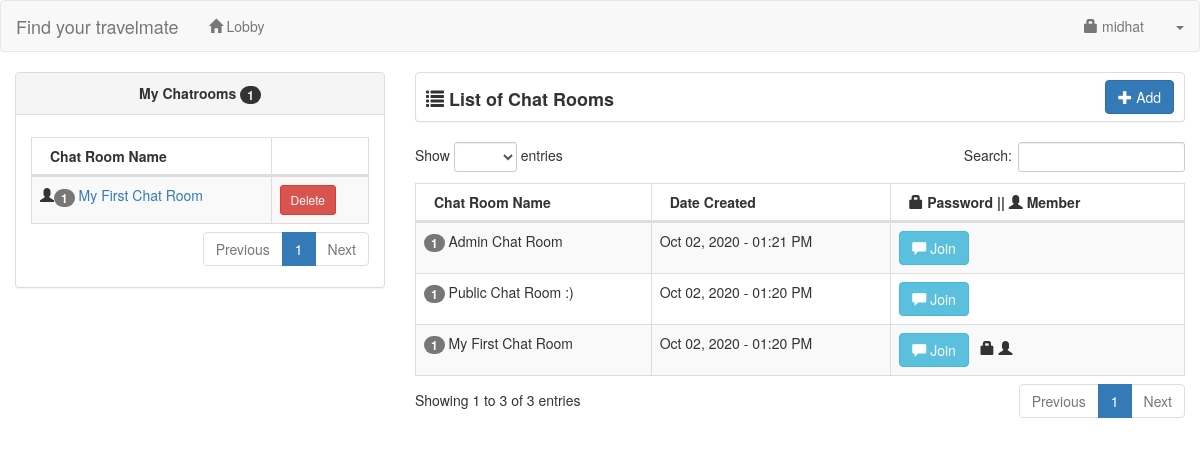
/user/ (signed in), run on the app's committed database.
### tables this page shows
CREATE TABLE `user` (
  `userid` int(11) NOT NULL,
  `username` varchar(30) NOT NULL,
  `password` varchar(150) NOT NULL,
  `uname` varchar(60) NOT NULL,
  `photo` varchar(200) NOT NULL,
  `access` int(1) NOT NULL
);

CREATE TABLE `chat_member` (
  `chat_memberid` int(11) NOT NULL,
  `chatroomid` int(11) NOT NULL,
  `userid` int(11) NOT NULL
);

CREATE TABLE `chatroom` (
  `chatroomid` int(11) NOT NULL,
  `chat_name` varchar(60) NOT NULL,
  `date_created` datetime NOT NULL,
  `chat_password` varchar(30) NOT NULL,
  `userid` int(11) NOT NULL
);

### user/session.php (called while the page is built, shortened)
<?php
	include('../conn.php');
	$sq=mysqli_query($conn,"select * from `user` where userid='".$_SESSION['id']."'");
	$srow=mysqli_fetch_array($sq);
	$user=$srow['username'];
?>

### user/chatlist.php (the view, shortened to what this page needs)
<div class="col-lg-8">
    <div class="panel panel-default" style="height:50px;">
		<span style="font-size:18px; margin-left:10px; position:relative; top:13px;"><strong><span class="glyphicon glyphicon-list"></span> List of Chat Rooms</strong></span>
		<div class="pull-right" style="margin-right:10px; margin-top:7px;">
			<a href="#add_chatroom" data-toggle="modal" class="btn btn-primary"><span class="glyphicon glyphicon-plus"></span> Add</a>
		</div>
	</div>
	<table width="100%" class="table table-striped table-bordered table-hover" id="chatRoom">
        <thead>
            <tr>
                <th>Chat Room Name</th>
				<th>Date Created</th>
				<th><span class="glyphicon glyphicon-lock"></span> Password || <span class="glyphicon glyphicon-user"></span> Member</th>
			</tr>
		</thead>
		<tbody>
		<?php
			$query=mysqli_query($conn,"select * from chatroom order by date_created desc");
			while($row=mysqli_fetch_array($query)){
			?>
			<tr>
				<td>
					<?php
					$num=mysqli_query($conn,"select * from chat_member where chatroomid='".$row['chatroomid']."'");
					?>
					<span class="badge"><?php echo mysqli_num_rows($num); ?></span> <?php echo $row['chat_name']; ?>
				</td>
				<td><?php echo date('M d, Y - h:i A', strtotime($row['date_created'])); ?></td>
				<td><button value="<?php echo $row['chatroomid']; ?>" class="btn btn-info join_chat"><span class="glyphicon glyphicon-comment"></span> Join</button> &nbsp;
					<?php
					if (!empty($row['chat_password'])){
						echo '<span class="glyphicon glyphicon-lock"></span>&nbsp;';
					}
					$qq=mysqli_query($conn,"select * from chat_member where chatroomid='".$row['chatroomid']."' and userid='".$_SESSION['id']."'");
					if (mysqli_num_rows($qq)>0){
						echo '<span class="glyphicon glyphicon-user"></span>';
					}
					?>
				</td>
			</tr>
			<?php
			}
		?>
        </tbody>
    </table>
</div>

### user/header.php (shortened to what this page needs)
<!DOCTYPE html>
<html>
<head>
	<link rel="stylesheet" href="https://maxcdn.bootstrapcdn.com/bootstrap/3.3.6/css/bootstrap.min.css" />
	<link href="../css/dataTables.bootstrap.css" rel="stylesheet">
	<link href="../css/dataTables.responsive.css" rel="stylesheet">
</head>

### user/index.php (shortened to what this page needs)
<?php include('session.php'); ?>
<?php include('header.php'); ?>
<body>
<?php include('navbar.php'); ?>
<div class="container-fluid">
	<div class="row">
		<?php include('mychat.php'); ?>
		<?php include('chatlist.php'); ?>
	</div>
</div>
</body>
</html>

### user/navbar.php (shortened to what this page needs)
<nav class="navbar navbar-default">
    <div class="container-fluid">
		<div class="navbar-header">
			<a class="navbar-brand" href="">Find your travelmate</a>
		</div>
		<ul class="nav navbar-nav">
			<li><a href="index.php"><span class="glyphicon glyphicon-home"></span> Lobby</a></li>
		</ul>
		<ul class="nav navbar-nav navbar-right">
			<li><a href="#account" data-toggle="modal"><span class="glyphicon glyphicon-lock"></span> <?php echo $user; ?></a></li>
			<li class="dropdown">
				<a class="dropdown-toggle" data-toggle="dropdown" href="#"><span class="caret"></span></a>
			</li>
		</ul>
    </div>
</nav>

### user/mychat.php
<div class="col-lg-4">
	<div class="panel panel-default">
	<?php
		$me=mysqli_query($conn,"select * from chat_member left join chatroom on chatroom.chatroomid=chat_member.chatroomid where chat_member.userid='".$_SESSION['id']."' order by chatroom.date_created desc");
		$numme=mysqli_num_rows($me);
	?>
		<div class="panel-heading"><center><strong>My Chatrooms <span class="badge"><?php echo $numme; ?></span></strong></center></div>
		<div class="panel-body">
		<table width="100%" class="table table-striped table-bordered table-hover" id="myChatRoom">
			<thead>
			<th>Chat Room Name</th>
			<th></th>
			</thead>
			<tbody>
			<?php
				$my=mysqli_query($conn,"select * from chat_member left join chatroom on chatroom.chatroomid=chat_member.chatroomid where chat_member.userid='".$_SESSION['id']."' order by chatroom.date_created desc");
					while($myrow=mysqli_fetch_array($my)){
						$nq=mysqli_query($conn,"select * from chat_member where chatroomid='".$myrow['chatroomid']."'");
						?>
						<tr>
							<td><span class="glyphicon glyphicon-user"></span><span class="badge"><?php echo mysqli_num_rows($nq); ?></span> <a href="chatroom.php?id=<?php echo $myrow['chatroomid']; ?>"><?php echo $myrow['chat_name']; ?></a></td>
							<td>
								<?php
									$memb=mysqli_query($conn,"select * from chatroom where userid='".$_SESSION['id']."' and chatroomid='".$myrow['chatroomid']."'");
									if (mysqli_num_rows($memb)>0){
										?>
										<button type="button" class="btn btn-danger btn-sm delete2" value="<?php echo $myrow['chatroomid']; ?>">Delete</button>
										<?php
									}
									else{
										?>
										<button type="button" class="btn btn-warning btn-sm leave2" value="<?php echo $myrow['chatroomid']; ?>">Leave</button>
										<?php
									}
								?>
							</td>
						</tr>
						<?php
					}
			?>
			</tbody>
		</table>
		</div>
	</div>
</div>

### data on the page
user: username "midhat"
chat_member: mysqli_num_rows($nq) "1", chatroomid.chat_name "My First Chat Room"
chatroom: mysqli_num_rows($num) "1", chat_name "Admin Chat Room", date_created "Oct 02, 2020 - 01:21 PM", $row['chatroomid'] 3 (drawn)
chatroom: mysqli_num_rows($num) "1", chat_name "Public Chat Room :)", date_created "Oct 02, 2020 - 01:20 PM", $row['chatroomid'] 2 (drawn)
chatroom: mysqli_num_rows($num) "1", chat_name "My First Chat Room", date_created "Oct 02, 2020 - 01:20 PM"

### other printed values
$numme "1"
